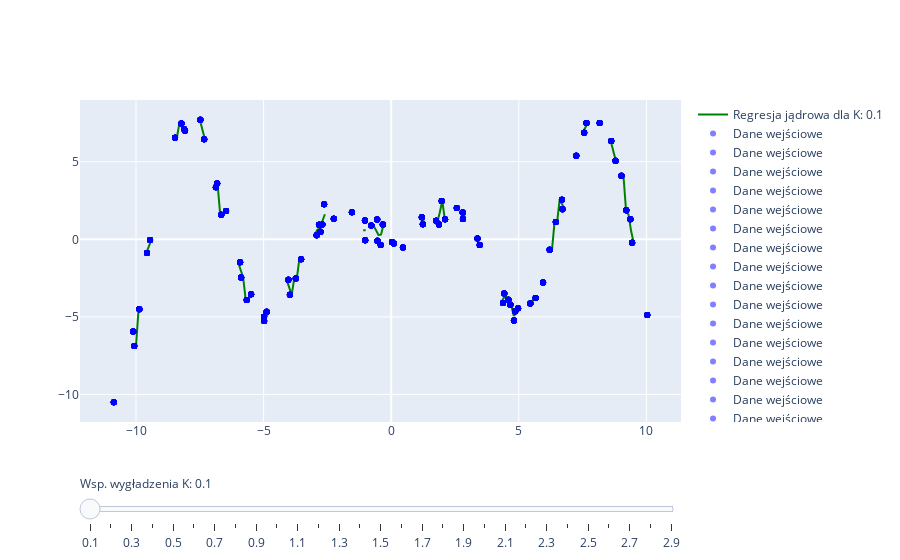

The notebook cell saved with this chart:
### Code cell
import plotly.graph_objects as go
import numpy as np

# Create figure
fig = go.Figure()

# Add traces
for step in np.arange(0.1, 3, 0.1):
    gkr = GKR(x_synth, y_synth, step, type='uniform')

    x_p=[]
    y_p = []
    for x in x_real:
        x_p.append(x)
        y_p.append(gkr.predict(x))

    trace1 = go.Scatter(
            visible=False,
            line=dict(color="green", width=2),
            name="Regresja jądrowa dla K: " + str(round(step, 1)),
            x=x_p,
            y=y_p)

    fig.add_trace(trace1)

for step in np.arange(0.1, 3, 0.1):
    trace2 = go.Scatter(
            name="Dane wejściowe",
            mode='markers',
            marker=dict(color='rgba(0, 0, 255, 0.5)'),
            x=x_synth,
            y=y_synth)

    fig.add_trace(trace2)

# Make 0th trace visible
fig.data[0].visible = True

# Create and add slider
steps = []
for i in range(len(np.arange(0.1, 3, 0.1))):
    step = dict(
        method="update",
        args=[{"visible": [False] * len(fig.data)},
              {"title": "Wykres dla regresji jądrowej (Uniform) z współczynnikiem wygładzenia równym: " + str((i+1)/10)}],
    )
    step["args"][0]["visible"][i] = True
    step["args"][0]["visible"][i+len(np.arange(0.1, 3, 0.1))] = True
    steps.append(step)

sliders = [dict(
    active=0,
    pad={"t": 50},
    steps=steps
)]

fig.update_layout(sliders=sliders)

# Edit slider labels
fig['layout']['sliders'][0]['currentvalue']['prefix']='Wsp. wygładzenia K: '
for i, j in enumerate(np.arange(0.1, 3, 0.1), start = 0):
    fig['layout']['sliders'][0]['steps'][i]['label']=round(j, 1)

fig.show()
